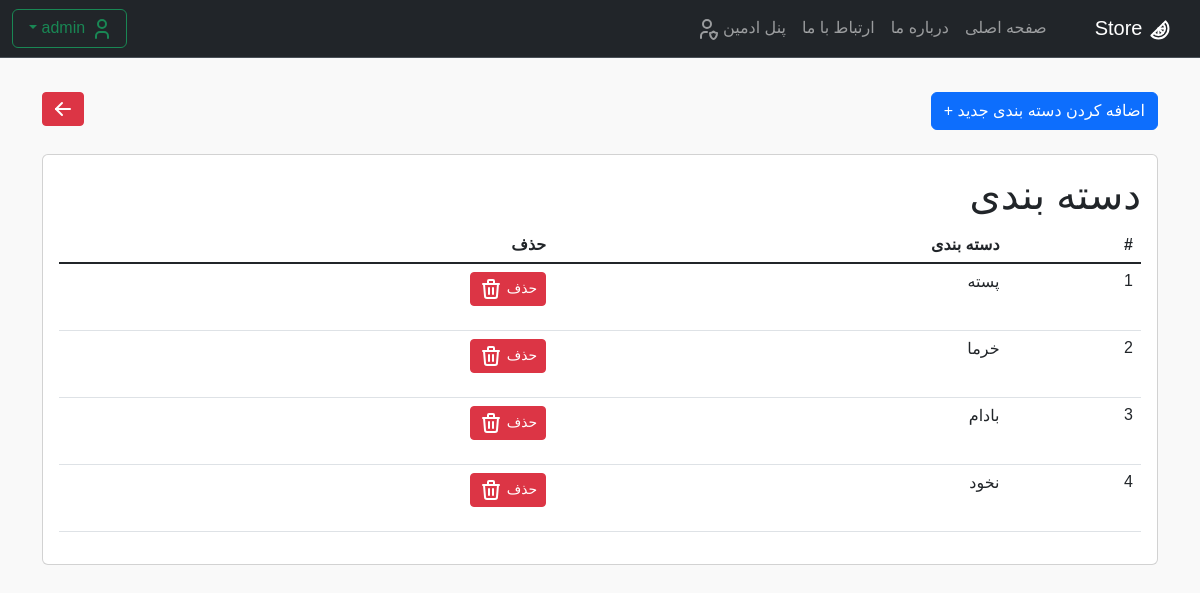
Page /panel/list-product-category/ (signed in) on the earlier database version.
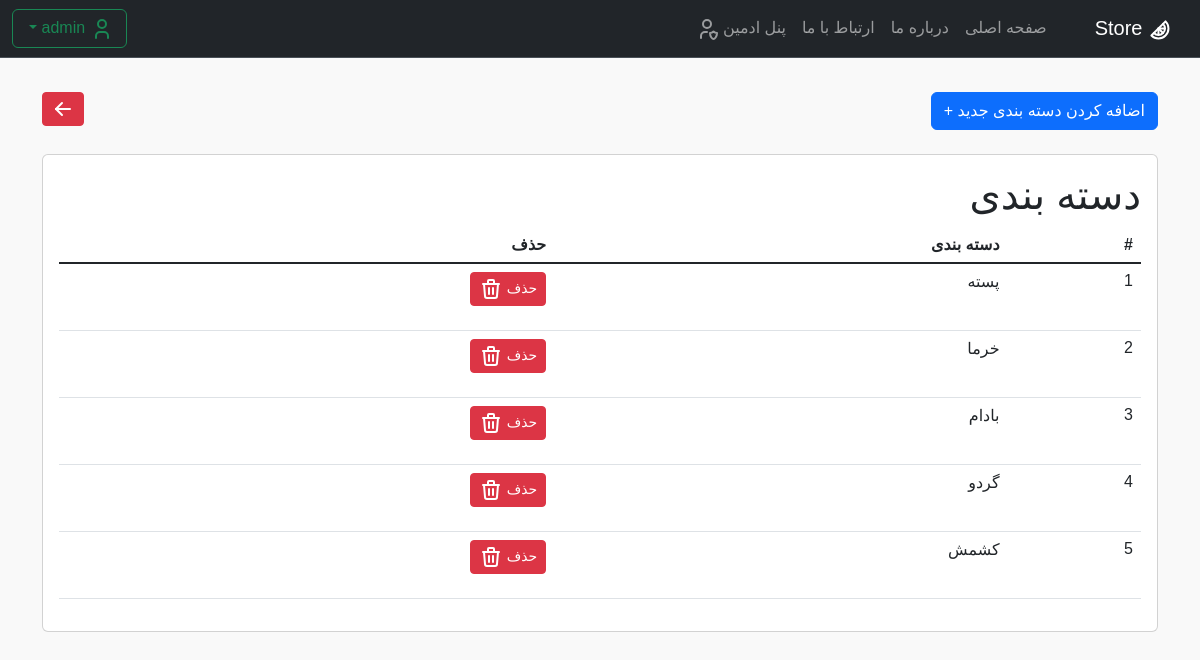
Same page on the later database version.
### products/models.py (models this page shows, shortened)
class ProductCategory(models.Model):
    productId = models.AutoField(primary_key=True)  # create primary ky by AutoFild
    name = models.CharField(max_length=30)

### pages/views.py (the view)
# urls.py: path('panel/list-product-category/', List_cat_product.as_view(), name='link_list_pro_cat'),
class List_cat_product(PermissionRequiredMixin, ListView):
    permission_required = 'products.view_productcategory'
    model = ProductCategory
    template_name = 'admin/list_product_cat.html'
    context_object_name = 'list_cat_pro'
    def dispatch(self, request, *args, **kwargs):
        if not request.user.is_staff:
            return HttpResponseForbidden("<b><h2>دسترسی ممنوع است</h2></b><h4> .فقط مدیر سایت میتواند وارد شود</h4>")
        return super().dispatch(request, *args, **kwargs)

### templates/admin/list_product_cat.html (shortened to what this page needs)
{% extends 'base.html' %}
{% block content %}
<br>
<button type="button" class="btn btn-primary btn">
    <a class="nav-link active" href="{% url 'add_pro_cat' %}">اضافه کردن دسته بندی جدید +</a>
</button>
<button type="submit" class="btn btn-danger btn-sm" style="float:left"><a class="nav-link active"
                                                                          href="{% url 'link_list_pro_v' %}">
</a></button>
<br>
<br>
<div class="card">
    <div class="card-body">
        <h1>دسته بندی</h1>
        <table class="table table-hover">
            <thead>
            <tr>
                <th scope="col">#</th>
                <th scope="col">دسته بندی</th>
                <th scope="col">حذف</th>
            </tr>
            <tbody class="table-group-divider">
            {% for cat in list_cat_pro %}
            <tr>
                <td scope="row">{{ forloop.counter }}</td>
                <td>{{ cat.name }}</td>
                <td>
                    <form method="post" action="{% url 'delete-pro_cat' cat.pk %}">
                        <button type="submit" class="btn btn-danger btn-sm">حذف
                        </button>
                    </form>
                </td>
            </tr>
            {% endfor %}
            </tbody>
        </table>
    </div>
</div>
{% endblock %}

Differences in the rows shown:
removed ProductCategory: name "نخود"
added ProductCategory: name "گردو"
added ProductCategory: name "کشمش"
